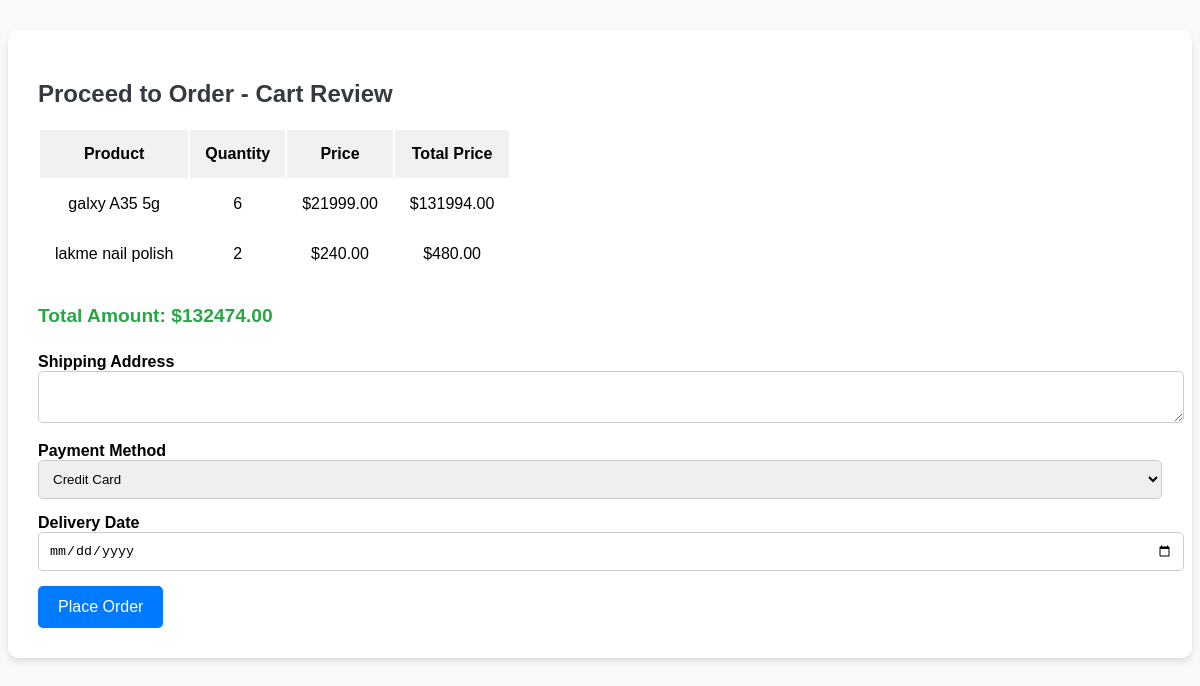
/order/ (signed in), run on the app's committed database.
### app/models.py (models this page shows, shortened)
class AddToCart(models.Model):
    user = models.ForeignKey(User, on_delete=models.CASCADE, related_name="cart_items")
    product = models.ForeignKey(Product, on_delete=models.CASCADE)
    quantity = models.PositiveIntegerField(default=1)
    added_at = models.DateTimeField(auto_now_add=True)

class Product(models.Model):
    product_name = models.CharField(max_length=100)
    product_price = models.DecimalField(max_digits=10,decimal_places=2,null=True,blank=True)
    product_description = models.TextField(null=True,blank=True)
    color = models.CharField(max_length=50,blank=True,null=True)
    material = models.CharField(max_length=100,null=True,blank=True)
    stock = models.IntegerField(null=True)
    category = models.ForeignKey(Category,on_delete=models.CASCADE)
    subcategory = models.ForeignKey(SubCategory,on_delete=models.CASCADE)
    user = models.ForeignKey(User,on_delete=models.CASCADE,null=True)

### app/views.py (the view, shortened to what this page needs)
# urls.py: path('order/', proceed_order, name="proceed_order"),
def proceed_order(request):
    cart_items=AddToCart.objects.filter(user=request.user)
    if not cart_items:
        return HttpResponse("your cart is empty")
    total_amount=0
    for item in cart_items:
        product=item.product
        quantity=item.quantity
        total_amount+=product.product_price*quantity
        item.total_price=product.product_price*quantity
    return render(request,"proceed_order.html",{"cart_items":cart_items,"total_amount":total_amount})

### templates/proceed_order.html (shortened to what this page needs)
<!DOCTYPE html>
<html lang="en">
<head>
</head>
<body>
    <div class="container">
        <h2>{% if is_buy_now %}Buy Now - Product Review{% else %}Proceed to Order - Cart Review{% endif %}</h2>
        {% if is_buy_now %}
            <div class="product-detail-wrapper">
                <div class="product-info">
                    <h4>{{ product.product_name }}</h4>
                    <p><strong>Price: ${{ product.product_price }}</strong></p>
                    <p><strong>Quantity:</strong>
                       <input type="number" name="quantity" value="1" min="1" max={{product.stock}} class="form-control" required>
                    </p>
                <div class="product-images">
                    <img src="{{ product.images.first.image.url }}" alt="{{ product.product_name }}" style="max-width: 100px; height: auto;">
                </div>
            </div>
        {% else %}
            {% if cart_items %}
                <table class="table table-bordered">
                    <thead>
                        <tr>
                            <th>Product</th>
                            <th>Quantity</th>
                            <th>Price</th>
                            <th>Total Price</th>
                        </tr>
                    </thead>
                    <tbody>
                        {% for item in cart_items %}
                            <tr>
                                <td>{{ item.product.product_name }}</td>
                                <td>{{ item.quantity }}</td>
                                <td>${{ item.product.product_price }}</td>
                                <td>${{ item.total_price }}</td>
                            </tr>
                        {% endfor %}
                    </tbody>
                </table>
                <div class="Amount">
                    <h4>Total Amount: ${{ total_amount }}</h4>
                </div>
            {% else %}
                <p>Your cart is empty. Add items to the cart first.</p>
            {% endif %}
        {% endif %}
        <form method="POST">
            <div class="form">
                <label for="shipping_address">Shipping Address</label>
                <textarea id="shipping_address" name="shipping_address" class="form-control" required></textarea>
            </div>
            <div class="form">
                <label for="payment_method">Payment Method</label>
                <select id="payment_method" name="payment_method" class="control" required>
                    <option value="credit_card">Credit Card</option>
                </select>
            </div>
            <div class="form">
                <label for="delivery_date">Delivery Date</label>
                <input type="date" name="delivery_date" id="delivery_date" required>
            </div>
            <button type="submit" class="btn btn-primary">
                {% if is_buy_now %}
                    Buy Now
                {% else %}
                    Place Order
                {% endif %}
            </button>
        </form>
    </div>
</body>
</html>

### templates/proceed_order.html (style rules this page uses)
body { font-family: Arial, sans-serif; background-color: #f8f9fa; margin-top: 30px; }
.container { background-color: #fff; padding: 30px; border-radius: 10px; box-shadow: 0 4px 6px rgba(0, 0, 0, 0.1); }
h2 { color: #343a40; margin-bottom: 20px; }
.table { margin-bottom: 20px; }
.table th, .table td { padding: 15px; text-align: center; }
.table thead { background-color: #f1f1f1; }
.Amount { margin-top: 20px; font-size: 1.2rem; font-weight: bold; color: #28a745; }
.form { margin-bottom: 15px; }
.form label { font-weight: bold; }
.form-control { width: 100%; padding: 10px; border-radius: 5px; border: 1px solid #ccc; }
.control { width: 100%; padding: 10px; border-radius: 5px; border: 1px solid #ccc; }
button { background-color: #007bff; color: white; padding: 12px 20px; border: none; border-radius: 5px; cursor: pointer; font-size: 1rem; }
.form input[type="date"] { padding: 10px; width: 100%; border-radius: 5px; border: 1px solid #ccc; }

### data on the page
AddToCart: product.product_name "galxy A35 5g", quantity "6", product.product_price "21999.00", total_price "131994.00"
AddToCart: product.product_name "lakme nail polish", quantity "2", product.product_price "240.00", total_price "480.00"

### other printed values
{{ total_amount }} "132474.00"
